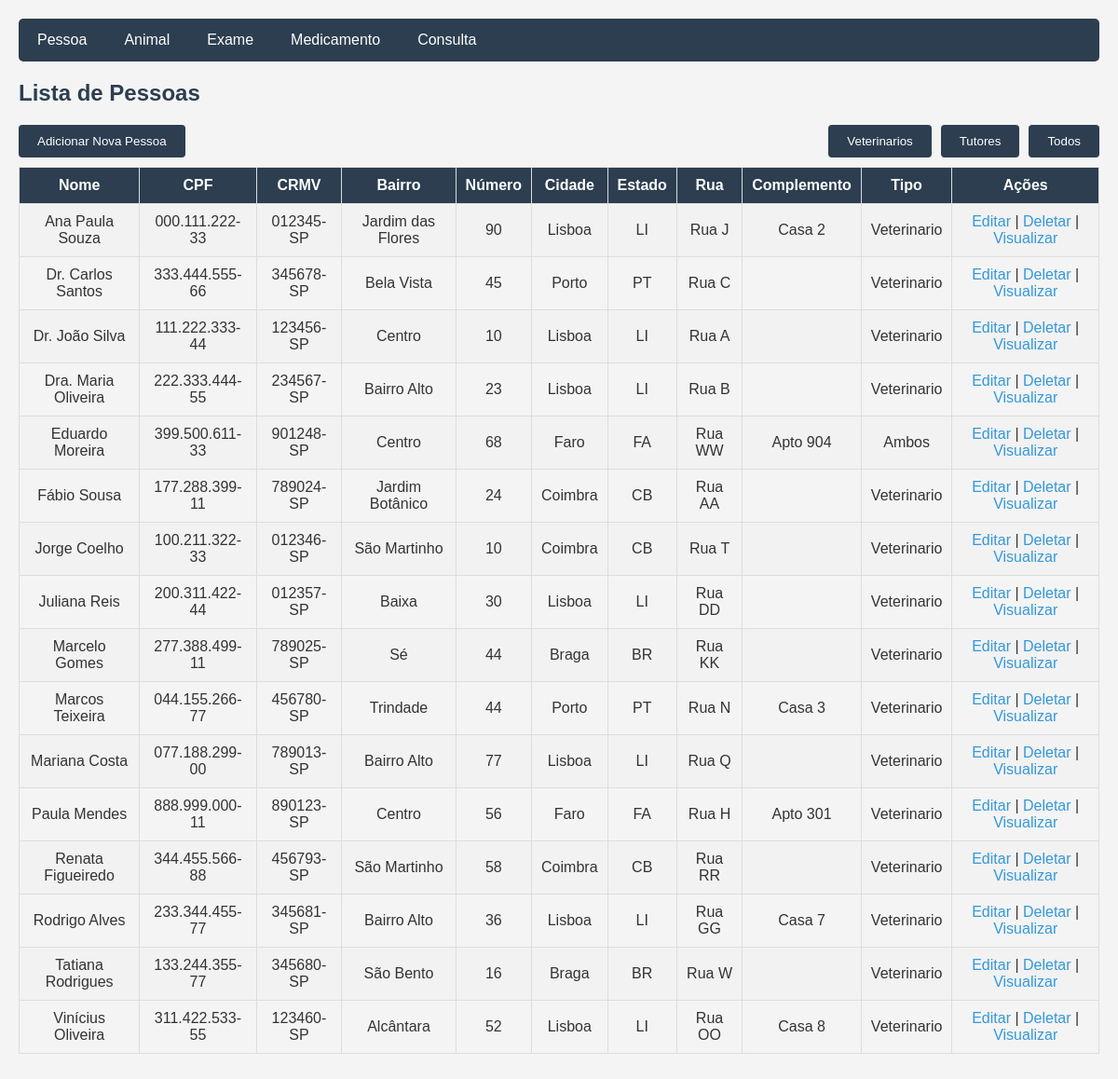
The app's page /Pessoa/veterinarios.php with its own data.
### tables this page shows
CREATE TABLE IF NOT EXISTS Pessoa (
    idPessoa INT NOT NULL AUTO_INCREMENT PRIMARY KEY,
    CRMV VARCHAR(20) NULL,
    CPF VARCHAR(14) NOT NULL,
    nome VARCHAR(60) NOT NULL,
    bairro VARCHAR(60) NOT NULL,
    numero INT NOT NULL,
    cidade VARCHAR(60) NOT NULL,
    estado VARCHAR(60) NOT NULL,
    rua VARCHAR(60) NOT NULL,
    complemento VARCHAR(10) NULL,
    tipo ENUM('Veterinario', 'Tutor', 'Ambos') NOT NULL DEFAULT 'Tutor',
    UNIQUE INDEX CRMV_UNIQUE (CRMV ASC) VISIBLE,
    UNIQUE INDEX CPF_UNIQUE (CPF ASC) VISIBLE);

### Pessoa/veterinarios.php (the view, shortened to what this page needs)
<?php
    include '../config.php';
    $sql = "SELECT * FROM Pessoa WHERE tipo = 'Veterinario' OR tipo = 'Ambos' ORDER BY nome";
    $result = $conn->query($sql);
?>
<!DOCTYPE html>
<html>
<head>
    <link rel="stylesheet" type="text/css" href="../styles.css">
</head>
<body>
    <div class="navbar">
        <a href="index.php">Pessoa</a>
        <a href="../Animal/index.php">Animal</a>
        <a href="../Exame/index.php">Exame</a>
        <a href="../Medicamento/index.php">Medicamento</a>
        <a href="../Consulta/index.php">Consulta</a>
    </div>
    <h2>Lista de Pessoas</h2>
    <div class="button-container">
        <button><a href="create.php">Adicionar Nova Pessoa</a></button>
        <div class="right-buttons">
            <button><a href="veterinarios.php">Veterinarios</a></button>
            <button><a href="tutores.php">Tutores</a></button>
            <button><a href="index.php">Todos</a></button>
        </div>
    </div>
    <table border="1">
        <tr>
            <th>Nome</th>
            <th>CPF</th>
            <th>CRMV</th>
            <th>Bairro</th>
            <th>Número</th>
            <th>Cidade</th>
            <th>Estado</th>
            <th>Rua</th>
            <th>Complemento</th>
            <th>Tipo</th>
            <th>Ações</th>
        </tr>
        <?php
        if ($result->num_rows > 0) {
            while($row = $result->fetch_assoc()) {
                echo "<tr>";
                echo "<td>" . $row["nome"]. "</td>";
                echo "<td>" . $row["CPF"]. "</td>";
                echo "<td>" . $row["CRMV"]. "</td>";
                echo "<td>" . $row["bairro"]. "</td>";
                echo "<td>" . $row["numero"]. "</td>";
                echo "<td>" . $row["cidade"]. "</td>";
                echo "<td>" . $row["estado"]. "</td>";
                echo "<td>" . $row["rua"]. "</td>";
                echo "<td>" . $row["complemento"]. "</td>";
                echo "<td>" . $row["tipo"]. "</td>";
                echo "<td><a href='update.php?idPessoa=" . $row["idPessoa"] . "'>Editar</a> | ";
                echo "<a href='#' onclick='confirmDelete(" . $row["idPessoa"] . ")'>Deletar</a> | ";
                echo "<a href='visualizar.php?idPessoa= " . $row["idPessoa"] . " '>Visualizar</a> </td>";
                echo "</tr>";
            }
        } else {
            echo "<tr><td colspan='12'>Nenhuma pessoa encontrada</td></tr>";
        }
        ?>
    </table>
</body>
</html>

### styles.css (style rules this page uses)
body { font-family: Arial, sans-serif; background-color: #f4f4f4; margin: 0; padding: 20px; color: #333; }
h2 { color: #2c3e50; }
table { width: 100%; border-collapse: collapse; margin-bottom: 20px; }
table, th, td { border: 1px solid #ddd; }
th, td { padding: 10px; text-align: left; text-align: center; vertical-align: middle; }
th { background-color: #2c3e50; color: white; }
tr:nth-child(even) { background-color: #f2f2f2; }
a { color: #3498db; text-decoration: none; }
.navbar { background-color: #2c3e50; overflow: hidden; border-radius: 5px; margin-bottom: 20px; }
.navbar a { float: left; display: block; color: white; text-align: center; padding: 14px 20px; text-decoration: none; }
button { background-color: #2c3e50; padding: 10px 20px; border: none; border-radius: 4px; margin-bottom: 5px; }
button a { color: white; }
.button-container { display: flex; justify-content: space-between; align-items: center; margin-bottom: 5px; }
.right-buttons { display: flex; }
.right-buttons button { margin-left: 10px; }

### records on screen
pessoa: nome "Ana Paula Souza", CPF "000.111.222-33", CRMV "012345-SP", bairro "Jardim das Flores", numero "90", cidade "Lisboa", estado "LI", rua "Rua J", complemento "Casa 2", tipo "Veterinario"
pessoa: nome "Dr. Carlos Santos", CPF "333.444.555-66", CRMV "345678-SP", bairro "Bela Vista", numero "45", cidade "Porto", estado "PT", rua "Rua C", tipo "Veterinario"
pessoa: nome "Dr. João Silva", CPF "111.222.333-44", CRMV "123456-SP", bairro "Centro", numero "10", cidade "Lisboa", estado "LI", rua "Rua A", tipo "Veterinario"
pessoa: nome "Dra. Maria Oliveira", CPF "222.333.444-55", CRMV "234567-SP", bairro "Bairro Alto", numero "23", cidade "Lisboa", estado "LI", rua "Rua B", tipo "Veterinario"
pessoa: nome "Eduardo Moreira", CPF "399.500.611-33", CRMV "901248-SP", bairro "Centro", numero "68", cidade "Faro", estado "FA", rua "Rua WW", complemento "Apto 904", tipo "Ambos"
pessoa: nome "Fábio Sousa", CPF "177.288.399-11", CRMV "789024-SP", bairro "Jardim Botânico", numero "24", cidade "Coimbra", estado "CB", rua "Rua AA", tipo "Veterinario"
pessoa: nome "Jorge Coelho", CPF "100.211.322-33", CRMV "012346-SP", bairro "São Martinho", numero "10", cidade "Coimbra", estado "CB", rua "Rua T", tipo "Veterinario"
pessoa: nome "Juliana Reis", CPF "200.311.422-44", CRMV "012357-SP", bairro "Baixa", numero "30", cidade "Lisboa", estado "LI", rua "Rua DD", tipo "Veterinario"
pessoa: nome "Marcelo Gomes", CPF "277.388.499-11", CRMV "789025-SP", bairro "Sé", numero "44", cidade "Braga", estado "BR", rua "Rua KK", tipo "Veterinario"
pessoa: nome "Marcos Teixeira", CPF "044.155.266-77", CRMV "456780-SP", bairro "Trindade", numero "44", cidade "Porto", estado "PT", rua "Rua N", complemento "Casa 3", tipo "Veterinario"
pessoa: nome "Mariana Costa", CPF "077.188.299-00", CRMV "789013-SP", bairro "Bairro Alto", numero "77", cidade "Lisboa", estado "LI", rua "Rua Q", tipo "Veterinario"
pessoa: nome "Paula Mendes", CPF "888.999.000-11", CRMV "890123-SP", bairro "Centro", numero "56", cidade "Faro", estado "FA", rua "Rua H", complemento "Apto 301", tipo "Veterinario"
pessoa: nome "Renata Figueiredo", CPF "344.455.566-88", CRMV "456793-SP", bairro "São Martinho", numero "58", cidade "Coimbra", estado "CB", rua "Rua RR", tipo "Veterinario"
pessoa: nome "Rodrigo Alves", CPF "233.344.455-77", CRMV "345681-SP", bairro "Bairro Alto", numero "36", cidade "Lisboa", estado "LI", rua "Rua GG", complemento "Casa 7", tipo "Veterinario"
pessoa: nome "Tatiana Rodrigues", CPF "133.244.355-77", CRMV "345680-SP", bairro "São Bento", numero "16", cidade "Braga", estado "BR", rua "Rua W", tipo "Veterinario"
pessoa: nome "Vinícius Oliveira", CPF "311.422.533-55", CRMV "123460-SP", bairro "Alcântara", numero "52", cidade "Lisboa", estado "LI", rua "Rua OO", complemento "Casa 8", tipo "Veterinario"
